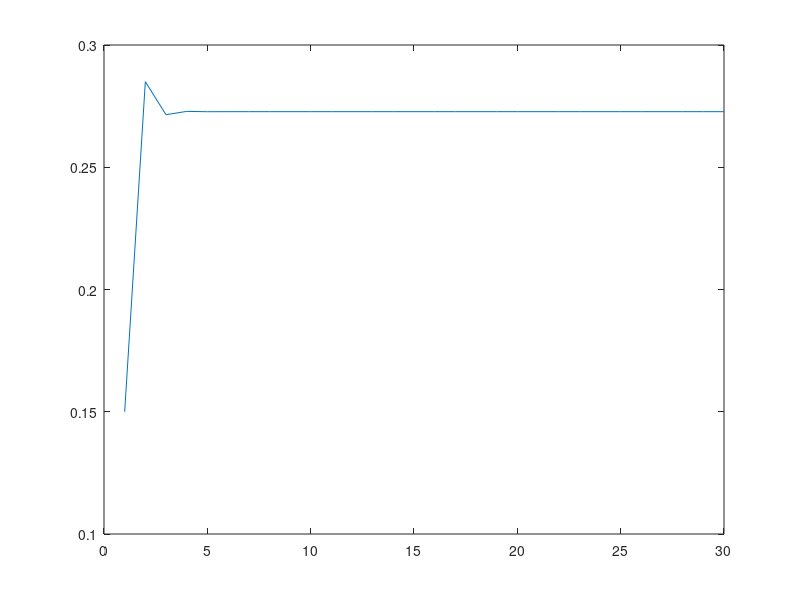

This figure's MATLAB source:
clc
clear all
states = [
    0.7 0.8 ; 
    0.3 0.2
];

x0 = [1;0];
chances = states^2* x0;
probabilidadeA = chances(1)

x0 = [0;1];
chances = states^2 * x0;
probabilidadeB = chances(1)

x0 = [1;0];
chances = states^(15*2) * x0;
probabilidadeC = chances(1)

x0 =[0.85; 0.15];
toPlot =  zeros(1,30);
for i=1:30
    placeholder = states^(i-1) * x0;
    toPlot(i) = placeholder(2);
end

plot(toPlot)